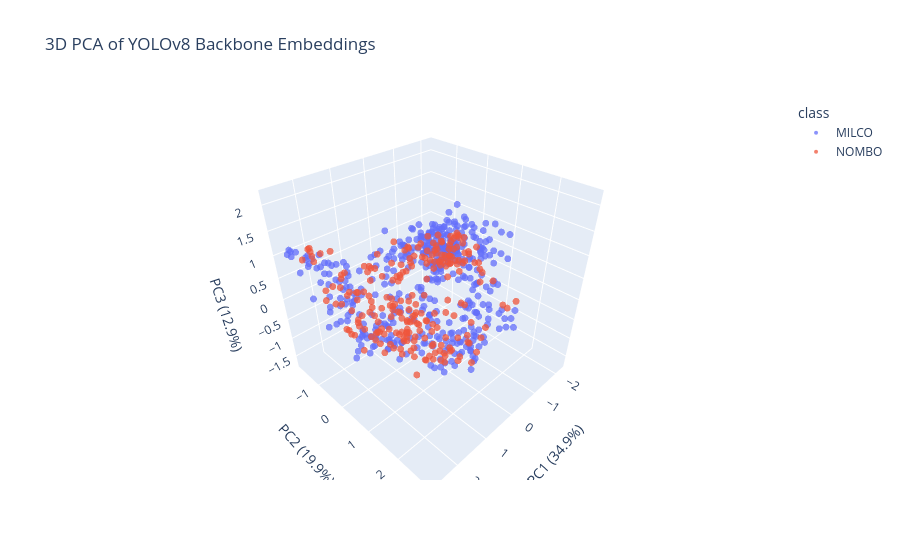

The notebook cell this image was saved under:
### Markdown cell above
## 3D PCA View

Same embeddings as above, projected onto the first three principal components.

### Code cell
import plotly.express as px

pca3 = PCA(n_components=3, random_state=RANDOM_SEED)
X_pca3 = pca3.fit_transform(X)

pca3_df = pd.DataFrame(
    {
        "PC1": X_pca3[:, 0],
        "PC2": X_pca3[:, 1],
        "PC3": X_pca3[:, 2],
        "class": [CLASS_NAMES[class_id] for class_id in y],
    }
)

fig = px.scatter_3d(
    pca3_df,
    x="PC1",
    y="PC2",
    z="PC3",
    color="class",
    opacity=0.75,
    title="3D PCA of YOLOv8 Backbone Embeddings",
    labels={
        "PC1": f"PC1 ({pca3.explained_variance_ratio_[0]:.1%})",
        "PC2": f"PC2 ({pca3.explained_variance_ratio_[1]:.1%})",
        "PC3": f"PC3 ({pca3.explained_variance_ratio_[2]:.1%})",
    },
)
fig.update_traces(marker={"size": 4})
fig.update_layout(scene={"aspectmode": "cube"}, legend_title_text="class")
fig.show()

### Figure 1 — Plotly figure (JSON) as saved in the notebook; plotly's stock layout.template omitted (floating-point values rounded to 4 significant figures; data arrays with more than 128 entries replaced by an {"elided": "..."} marker saying what was removed)
{"data": [{"hovertemplate": "class=MILCO<br>PC1 (34.9%)=%{x}<br>PC2 (19.9%)=%{y}<br>PC3 (12.9%)=%{z}<extra></extra>", "legendgroup": "MILCO", "marker": {"color": "#636efa", "opacity": 0.75, "size": 4, "symbol": "circle"}, "mode": "markers", "name": "MILCO", "scene": "scene", "showlegend": true, "type": "scatter3d", "x": {"elided": "437 float values"}, "y": {"elided": "437 float values"}, "z": {"elided": "437 float values"}}, {"hovertemplate": "class=NOMBO<br>PC1 (34.9%)=%{x}<br>PC2 (19.9%)=%{y}<br>PC3 (12.9%)=%{z}<extra></extra>", "legendgroup": "NOMBO", "marker": {"color": "#EF553B", "opacity": 0.75, "size": 4, "symbol": "circle"}, "mode": "markers", "name": "NOMBO", "scene": "scene", "showlegend": true, "type": "scatter3d", "x": {"elided": "231 float values"}, "y": {"elided": "231 float values"}, "z": {"elided": "231 float values"}}], "layout": {"legend": {"title": {"text": "class"}, "tracegroupgap": 0}, "scene": {"aspectmode": "cube", "domain": {"x": [0, 1], "y": [0, 1]}, "xaxis": {"title": {"text": "PC1 (34.9%)"}}, "yaxis": {"title": {"text": "PC2 (19.9%)"}}, "zaxis": {"title": {"text": "PC3 (12.9%)"}}}, "title": {"text": "3D PCA of YOLOv8 Backbone Embeddings"}}}
